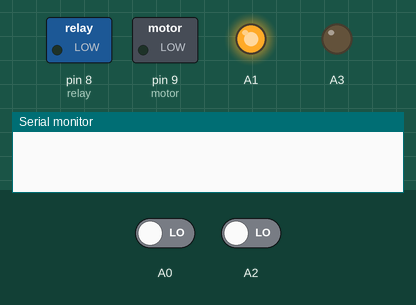
Recording of a sketch running on a simulated Arduino Uno, built with avr-gcc and run on an emulated ATmega328P. On the bench: switched loads named in the sketch (green lamp = pin HIGH), output pins drawn as LEDs (lit = HIGH), the last lines printed to the serial monitor. Inputs (shaded band) come from the test bench; at power-on: A0 LOW, A2 LOW.

Above: at 0.1 s.
At 1.1 s:
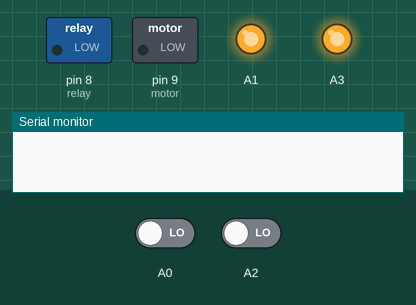
At 2.1 s:
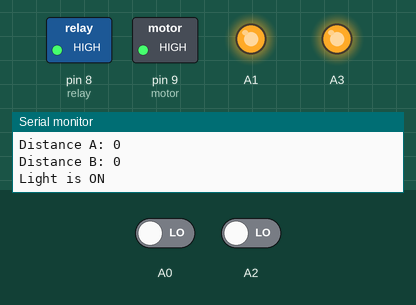
Timing chart, 0 to 3.6 s (numbered marks = the images above):
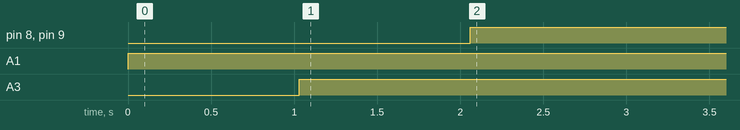

The sketch:

VISITOR_COUNTER.ino
```cpp
#define e_s1 A0 // echo pin
#define t_s1 A1 // trigger pin

#define e_s2 A2 // echo pin
#define t_s2 A3 // trigger pin

int relay = 8; // Output for light
int motor = 9; // Output for motor

long dis_a = 0, dis_b = 0;
int flag1 = 0, flag2 = 0;
int person = 0;

//*ultra_read***************************
void ultra_read(int pin_t, int pin_e, long &ultra_time) {
  long time;
  pinMode(pin_t, OUTPUT);
  pinMode(pin_e, INPUT);
  digitalWrite(pin_t, LOW);
  delayMicroseconds(2);
  digitalWrite(pin_t, HIGH);
  delayMicroseconds(5);
  time = pulseIn(pin_e, HIGH);
  ultra_time = time / 29 / 2;
}

void setup() {
  Serial.begin(9600); // initialize serial communication
  pinMode(relay, OUTPUT);
  pinMode(motor, OUTPUT);
}

void loop() {
  ultra_read(t_s1, e_s1, dis_a); delay(30);
  ultra_read(t_s2, e_s2, dis_b); delay(30);

  Serial.print("Distance A: "); Serial.println(dis_a);
  Serial.print("Distance B: "); Serial.println(dis_b);

  if (dis_a < 30 && flag1 == 0) {
    flag1 = 1;
    if (flag2 == 0) person++;
  }

  if (dis_b < 30 && flag2 == 0) {
    flag2 = 1;
    if (flag1 == 0) person--;
  }

  if (dis_a > 30 && dis_b > 30 && flag1 == 1 && flag2 == 1) {
    flag1 = 0;
    flag2 = 0;
    delay(10);
  }

  if (person > 0) {
    digitalWrite(relay, HIGH);
    Serial.println("Light is ON");
  } else {
    digitalWrite(relay, LOW);
    Serial.println("Light is OFF");
  }

  // Motor control based on relay state
  if (digitalRead(relay) == HIGH) {
    digitalWrite(motor, HIGH); // Run motor
    Serial.println("Motor is ON");
  } else {
    digitalWrite(motor, LOW);  // Stop motor
    Serial.println("Motor is OFF");
  }

  Serial.print("People Count: ");
  Serial.println(person);
  Serial.println("----------------------");

  delay(30); // optional delay for readability
}
```

Measured:
- by itself, pin 8 (relay), pin 9 (motor): LOW → HIGH at 2.1 s
- by itself, A1: LOW → HIGH at 0.00 s
- by itself, A3: LOW → HIGH at 1.0 s
